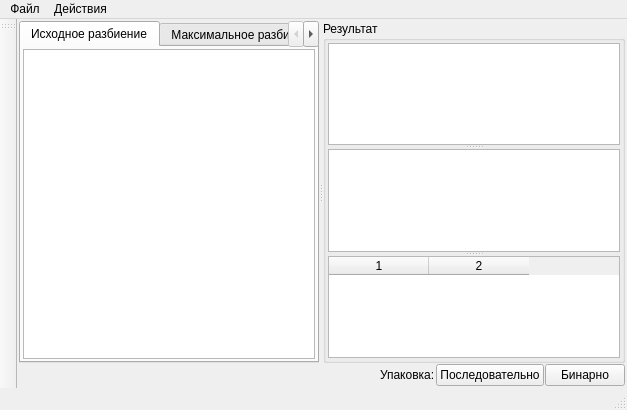
<?xml version="1.0" encoding="UTF-8"?>
<ui version="4.0">
 <class>MainWindow</class>
 <widget class="QMainWindow" name="MainWindow">
  <property name="geometry">
   <rect>
    <x>0</x>
    <y>0</y>
    <width>627</width>
    <height>410</height>
   </rect>
  </property>
  <property name="windowTitle">
   <string>Упаковка с оценкой</string>
  </property>
  <widget class="QWidget" name="centralwidget">
   <layout class="QVBoxLayout" name="verticalLayout">
    <property name="spacing">
     <number>1</number>
    </property>
    <property name="margin">
     <number>2</number>
    </property>
    <item>
     <widget class="QSplitter" name="splitter_2">
      <property name="orientation">
       <enum>Qt::Horizontal</enum>
      </property>
      <widget class="QTabWidget" name="tabWidget_Source">
       <property name="currentIndex">
        <number>0</number>
       </property>
       <widget class="QWidget" name="page_Source">
        <attribute name="title">
         <string>Исходное разбиение</string>
        </attribute>
        <layout class="QHBoxLayout" name="horizontalLayout">
         <property name="spacing">
          <number>1</number>
         </property>
         <property name="margin">
          <number>2</number>
         </property>
         <item>
          <widget class="PolygonView" name="graphicsView_Source"/>
         </item>
        </layout>
       </widget>
       <widget class="QWidget" name="page_Max">
        <attribute name="title">
         <string>Максимальное разбиение</string>
        </attribute>
        <layout class="QHBoxLayout" name="horizontalLayout_2">
         <property name="spacing">
          <number>1</number>
         </property>
         <property name="margin">
          <number>2</number>
         </property>
         <item>
          <widget class="PolygonView" name="graphicsView_Source_Max"/>
         </item>
        </layout>
       </widget>
       <widget class="QWidget" name="page_Min">
        <attribute name="title">
         <string>Минимальное разбиение</string>
        </attribute>
        <layout class="QHBoxLayout" name="horizontalLayout_3">
         <property name="spacing">
          <number>1</number>
         </property>
         <property name="margin">
          <number>2</number>
         </property>
         <item>
          <widget class="PolygonView" name="graphicsView_Source_Min"/>
         </item>
        </layout>
       </widget>
      </widget>
      <widget class="QGroupBox" name="groupBox_Result">
       <property name="title">
        <string>Результат</string>
       </property>
       <layout class="QVBoxLayout" name="verticalLayout_2">
        <property name="spacing">
         <number>1</number>
        </property>
        <property name="margin">
         <number>2</number>
        </property>
        <item>
         <widget class="QSplitter" name="splitter">
          <property name="orientation">
           <enum>Qt::Vertical</enum>
          </property>
          <widget class="PolygonView" name="graphicsView_Result"/>
          <widget class="QTableWidget" name="tableWidget_Result"/>
          <widget class="QTableWidget" name="tableWidget_Coords">
           <property name="columnCount">
            <number>2</number>
           </property>
           <column/>
           <column/>
          </widget>
         </widget>
        </item>
       </layout>
      </widget>
     </widget>
    </item>
    <item>
     <layout class="QHBoxLayout" name="horizontalLayout_4">
      <item>
       <spacer name="horizontalSpacer">
        <property name="orientation">
         <enum>Qt::Horizontal</enum>
        </property>
        <property name="sizeHint" stdset="0">
         <size>
          <width>40</width>
          <height>20</height>
         </size>
        </property>
       </spacer>
      </item>
      <item>
       <widget class="QLabel" name="label_Calc">
        <property name="text">
         <string>Упаковка:</string>
        </property>
       </widget>
      </item>
      <item>
       <widget class="QPushButton" name="pushButton_CalcSeq">
        <property name="text">
         <string>Последовательно</string>
        </property>
       </widget>
      </item>
      <item>
       <widget class="QPushButton" name="pushButton_CalcBin">
        <property name="text">
         <string>Бинарно</string>
        </property>
       </widget>
      </item>
     </layout>
    </item>
   </layout>
  </widget>
  <widget class="QMenuBar" name="menubar">
   <property name="geometry">
    <rect>
     <x>0</x>
     <y>0</y>
     <width>627</width>
     <height>21</height>
    </rect>
   </property>
   <widget class="QMenu" name="menu_File">
    <property name="title">
     <string>Файл</string>
    </property>
    <addaction name="action_Open"/>
    <addaction name="action_Save"/>
    <addaction name="separator"/>
    <addaction name="action_Exit"/>
   </widget>
   <widget class="QMenu" name="menu_Actions">
    <property name="title">
     <string>Действия</string>
    </property>
    <widget class="QMenu" name="menu_Generate">
     <property name="title">
      <string>Генерировать данные</string>
     </property>
     <addaction name="action_Gen"/>
    </widget>
    <addaction name="action_DoSequentaly"/>
    <addaction name="action_DoBinary"/>
    <addaction name="separator"/>
    <addaction name="menu_Generate"/>
   </widget>
   <addaction name="menu_File"/>
   <addaction name="menu_Actions"/>
  </widget>
  <widget class="QStatusBar" name="statusbar"/>
  <widget class="QToolBar" name="toolBar">
   <property name="windowTitle">
    <string>toolBar</string>
   </property>
   <attribute name="toolBarArea">
    <enum>LeftToolBarArea</enum>
   </attribute>
   <attribute name="toolBarBreak">
    <bool>false</bool>
   </attribute>
  </widget>
  <action name="action_Open">
   <property name="text">
    <string>Открыть файл с данными</string>
   </property>
  </action>
  <action name="action_Exit">
   <property name="text">
    <string>Выход</string>
   </property>
  </action>
  <action name="action_DoSequentaly">
   <property name="text">
    <string>Упаковать последовательно</string>
   </property>
  </action>
  <action name="action_DoBinary">
   <property name="text">
    <string>Упаковать попарно</string>
   </property>
  </action>
  <action name="action_Save">
   <property name="text">
    <string>Сохранить результаты</string>
   </property>
  </action>
  <action name="action_Generate">
   <property name="text">
    <string>Сгенерировать данные</string>
   </property>
  </action>
  <action name="action21">
   <property name="text">
    <string>21</string>
   </property>
  </action>
  <action name="action_Gen">
   <property name="text">
    <string>Генерировать</string>
   </property>
  </action>
 </widget>
 <customwidgets>
  <customwidget>
   <class>PolygonView</class>
   <extends>QGraphicsView</extends>
   <header>polygonview.h</header>
  </customwidget>
 </customwidgets>
 <resources/>
 <connections/>
</ui>
